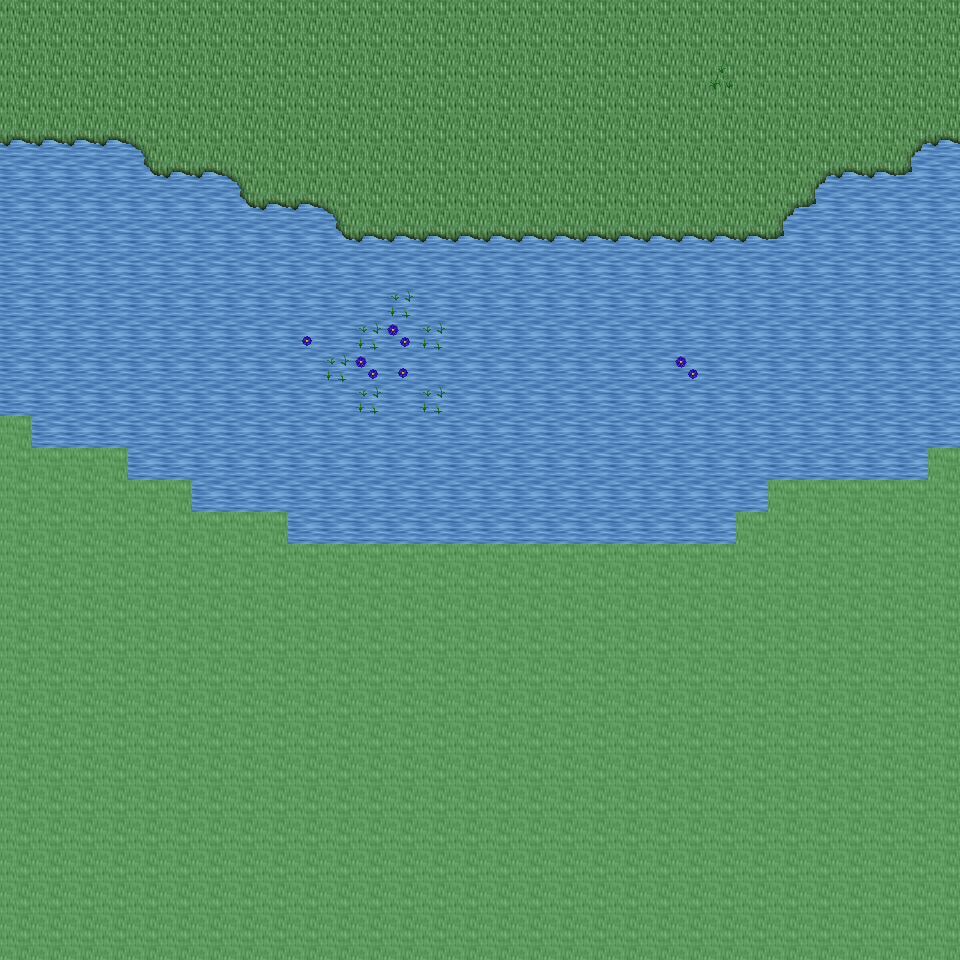

A level layout from a 2D game, rendered from its tile map. Below: a short description, then the map file with tile-grid data replaced by summaries:
An orthogonal 30x30 tile map with 32x32 px tiles, 6 tile layers (Ground, Object, Object2, Above, ...), 24 tilesets and 2 objects (2x mapExit).

<map version="1.0" orientation="orthogonal" renderorder="right-down" width="30" height="30" tilewidth="32" tileheight="32" nextobjectid="3">
  <tileset firstgid="1" name="tileset_ground_ground" tilewidth="32" tileheight="32" tilecount="33" columns="3">
    <image source="../drawable/tileset_ground_ground.png" width="96" height="352" />
  </tileset>
  <tileset firstgid="34" name="tileset_ground_ridge_earth_dark" tilewidth="32" tileheight="32" tilecount="96" columns="12">
    <image source="../drawable/tileset_ground_ridge_earth_dark.png" width="384" height="256" />
  </tileset>
  <tileset firstgid="130" name="tileset_ground_grass_edges" tilewidth="32" tileheight="32" tilecount="36" columns="12">
    <image source="../drawable/tileset_ground_grass_edges.png" width="384" height="96" />
  </tileset>
  <tileset firstgid="166" name="tileset_ground_water_pool" tilewidth="32" tileheight="32" tilecount="72" columns="3">
    <image source="../drawable/tileset_ground_water_pool.png" width="96" height="768" />
  </tileset>
  <tileset firstgid="238" name="tileset_plant_flower_daisy_white" tilewidth="32" tileheight="32" tilecount="8" columns="2">
    <image source="../drawable/tileset_plant_flower_daisy_white.png" width="64" height="128" />
  </tileset>
  <tileset firstgid="246" name="tileset_ground_rock_pebbles" tilewidth="32" tileheight="32" tilecount="3" columns="1">
    <image source="../drawable/tileset_ground_rock_pebbles.png" width="32" height="96" />
  </tileset>
  <tileset firstgid="249" name="tileset_plant_grasses" tilewidth="32" tileheight="32" tilecount="6" columns="3">
    <image source="../drawable/tileset_plant_grasses.png" width="96" height="64" />
  </tileset>
  <tileset firstgid="255" name="tileset_plant_flower_daisy_yellow" tilewidth="32" tileheight="32" tilecount="8" columns="2">
    <image source="../drawable/tileset_plant_flower_daisy_yellow.png" width="64" height="128" />
  </tileset>
  <tileset firstgid="263" name="tileset_ground_grass_corners" tilewidth="32" tileheight="32" tilecount="24" columns="6">
    <image source="../drawable/tileset_ground_grass_corners.png" width="192" height="128" />
  </tileset>
  <tileset firstgid="287" name="tileset_plant_tree_tree_darkgreen" tilewidth="32" tileheight="32" tilecount="88" columns="8">
    <image source="../drawable/tileset_plant_tree_tree_darkgreen.png" width="256" height="352" />
  </tileset>
  <tileset firstgid="375" name="tileset_plant_flower_daisy_blue" tilewidth="32" tileheight="32" tilecount="8" columns="2">
    <image source="../drawable/tileset_plant_flower_daisy_blue.png" width="64" height="128" />
  </tileset>
  <tileset firstgid="383" name="tileset_plant_flower_daisy_red" tilewidth="32" tileheight="32" tilecount="8" columns="2">
    <image source="../drawable/tileset_plant_flower_daisy_red.png" width="64" height="128" />
  </tileset>
  <tileset firstgid="391" name="tileset_ground_earth_edges" tilewidth="32" tileheight="32" tilecount="18" columns="6">
    <image source="../drawable/tileset_ground_earth_edges.png" width="192" height="96" />
  </tileset>
  <tileset firstgid="409" name="tileset_ground_water_waterfall" tilewidth="32" tileheight="32" tilecount="120" columns="8">
    <image source="../drawable/tileset_ground_water_waterfall.png" width="256" height="480" />
  </tileset>
  <tileset firstgid="529" name="tileset_logic_creature_elf" tilewidth="32" tileheight="32" tilecount="16" columns="8">
    <image source="../drawable/tileset_logic_creature_elf.png" width="256" height="64" />
  </tileset>
  <tileset firstgid="545" name="tileset_logic_item_resources" tilewidth="32" tileheight="32" tilecount="6" columns="6">
    <image source="../drawable/tileset_logic_item_resources.png" width="192" height="32" />
  </tileset>
  <tileset firstgid="551" name="tileset_logic_creature_animal" tilewidth="32" tileheight="32" tilecount="32" columns="8">
    <image source="../drawable/tileset_logic_creature_animal.png" width="256" height="128" />
  </tileset>
  <tileset firstgid="583" name="tileset_logic_collision" tilewidth="32" tileheight="32" tilecount="1" columns="1">
    <image source="../drawable/tileset_logic_collision.png" width="32" height="32" />
  </tileset>
  <tileset firstgid="584" name="tileset_object_suspension_bridge" tilewidth="32" tileheight="32" tilecount="24" columns="3">
    <image source="../drawable/tileset_object_suspension_bridge.png" width="96" height="256" />
  </tileset>
  <tileset firstgid="608" name="tileset_logic_creature_elemental" tilewidth="32" tileheight="32" tilecount="16" columns="8">
    <image source="../drawable/tileset_logic_creature_elemental.png" width="256" height="64" />
  </tileset>
  <tileset firstgid="624" name="tileset_ground_rock_rocks_3" tilewidth="32" tileheight="32" tilecount="16" columns="4">
    <image source="../drawable/tileset_ground_rock_rocks_3.png" width="128" height="128" />
  </tileset>
  <tileset firstgid="640" name="tileset_object_rotating_crystal" tilewidth="32" tileheight="32" tilecount="48" columns="8">
    <image source="../drawable/tileset_object_rotating_crystal.png" width="256" height="192" />
  </tileset>
  <tileset firstgid="688" name="tileset_light_white_1x1" tilewidth="32" tileheight="32" tilecount="1" columns="1">
    <image source="../drawable/tileset_light_white_1x1.png" width="32" height="32" />
  </tileset>
  <tileset firstgid="689" name="tileset_light_light_5x5" tilewidth="32" tileheight="32" tilecount="25" columns="5">
    <image source="../drawable/tileset_light_light_5x5.png" width="160" height="160" />
  </tileset>
  <layer name="Ground" width="30" height="30">
    <data>[900 cells, 900 non-empty, 3 distinct tile ids]</data>
  </layer>
  <layer name="Object" width="30" height="30">
    <data>[900 cells, 78 non-empty, 12 distinct tile ids]</data>
  </layer>
  <layer name="Object2" width="30" height="30">
    <data>[900 cells, 0 non-empty, 0 distinct tile ids]</data>
  </layer>
  <layer name="Above" width="30" height="30">
    <data>[900 cells, 0 non-empty, 0 distinct tile ids]</data>
  </layer>
  <layer name="Above2" width="30" height="30">
    <data>[900 cells, 0 non-empty, 0 distinct tile ids]</data>
  </layer>
  <layer name="Walkable" width="30" height="30">
    <data>[900 cells, 424 non-empty, 1 distinct tile ids]</data>
  </layer>
  <objectgroup name="MapEvents">
    <object id="1" name="north" type="mapExit" x="0" y="0" width="960" height="32">
      <properties>
        <property name="map" value="level_0_x136_y95" />
        <property name="x" value="0" />
        <property name="y" value="28" />
      </properties>
    </object>
    <object id="2" name="east" type="mapExit" x="928" y="0" width="32" height="448">
      <properties>
        <property name="map" value="level_0_x137_y96" />
        <property name="x" value="1" />
        <property name="y" value="0" />
      </properties>
    </object>
  </objectgroup>
</map>
